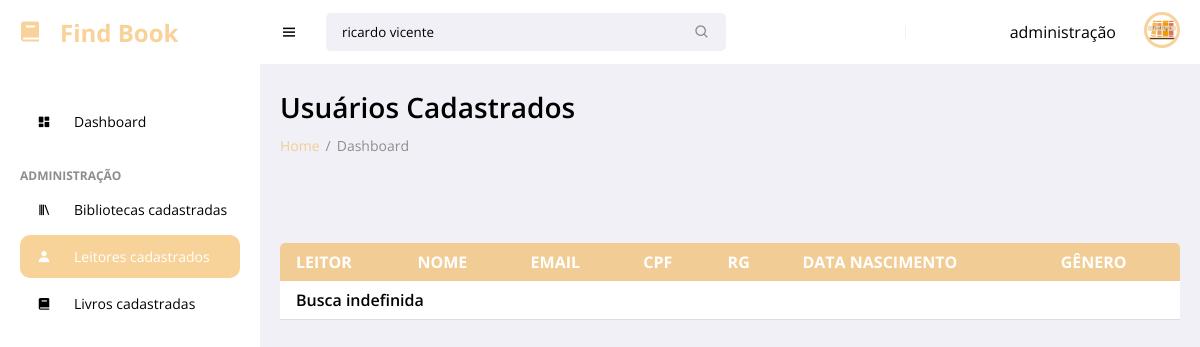
The page /login/area-restrita/view/admin/usuariosCadastrados.php?pesquisa=ricardo vicente (signed in) on the database as committed earlier.
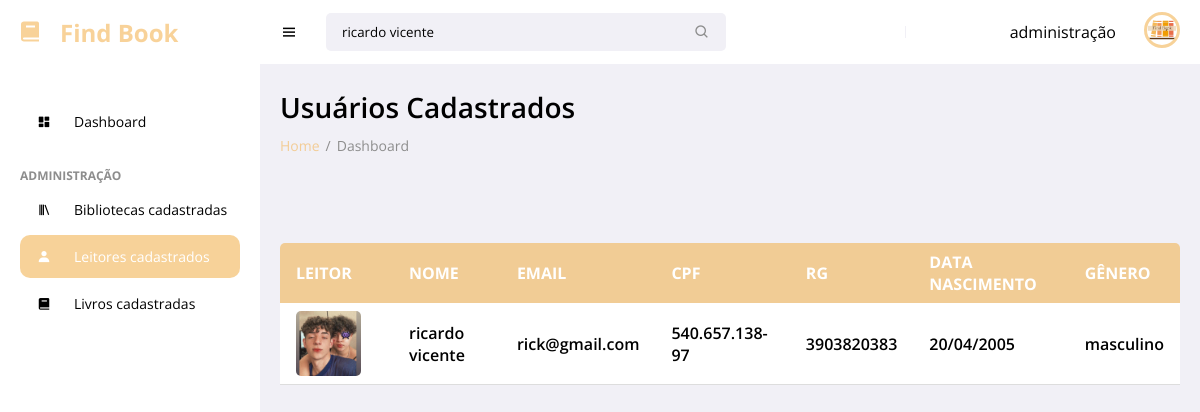
The same page on the database as committed later.
### tables this page shows
CREATE TABLE `tbleitor` (
  `idLeitor` int(11) NOT NULL,
  `fotoLeitor` varchar(120) DEFAULT NULL,
  `nomeLeitor` varchar(60) NOT NULL,
  `emailLeitor` varchar(120) NOT NULL,
  `cpfLeitor` char(14) NOT NULL,
  `rgLeitor` char(12) NOT NULL,
  `dtNascLeitor` date NOT NULL,
  `generoLeitor` varchar(9) NOT NULL,
  `loginLeitor` varchar(25) NOT NULL,
  `senhaLeitor` varchar(20) NOT NULL
);

### login/area-restrita/view/admin/usuariosCadastrados.php (the view, shortened to what this page needs)
<?php
try {
	$Leitor = new Leitor();
	$listaLeitor = $Leitor->listar();
} catch (Exception $e) {
	echo $e->getMessage();
}
?>
<!DOCTYPE html>
<html lang="en">
<head>
	<link href='https://unpkg.com/boxicons@2.0.9/css/boxicons.min.css' rel='stylesheet'>
	<link rel="stylesheet" href="css/usuariosCadastrados.css">
</head>
<body>
	<section id="sidebar">
		<a href="#" class="brand"><i class='bx bxs-book icon'></i> Find Book</a>
		<ul class="side-menu">
			<li><a href="index.php" ><i class='bx bxs-dashboard icon' ></i> Dashboard</a></li>
			<li class="divider" data-text="Administração">Main</li>
			<li><a href="bibliotecasCadastradas.php" ><i class='bx bx-library icon' ></i> Bibliotecas cadastradas</a></li>
			<li><a href="usuariosCadastrados.php" class="active"><i class='bx bxs-user icon' ></i> Leitores cadastrados</a></li>
			<li><a href="livrosCadastrados.php"><i class='bx bxs-book icon' ></i> Livros cadastradas</a></li>
		</ul>
	</section>
	<section id="content">
		<nav>
			<i class='bx bx-menu toggle-sidebar' ></i>
			<form action="#">
				<div class="form-group">
					<input type="text" name="pesquisa" <?php if(isset($_GET['pesquisa'])){ echo ('value="'.$_GET['pesquisa'].'"'); }?> placeholder="pesquisar...">
					<i class='bx bx-search icon' ></i>
				</div>
			</form>
			<p>administração</p>
			<div class="profile">
			<img src="../../img/logopjt.png" alt="">
			</div>
		</nav>
		<main>
			<h1 class="title">Usuários Cadastrados</h1>
			<ul class="breadcrumbs">
				<li><a href="#">Home</a></li>
				<li class="divider">/</li>
				<li><a href="#" class="active">Dashboard</a></li>
			</ul>
			 <br><br><br>
			<br>
			  <div class="container">
                <div class="table-wrapper">
                    <table>
                        <thead>
                            <tr>
                                <th>Leitor</th>
                                <th>Nome</th>
                                <th>Email</th>
                                <th>CPF</th>
                                <th>RG</th>
                                <th>Data nascimento</th>
								<th>Gênero</th>
                            </tr>
                        </thead>
                        <tbody>
							<?php if(!isset($_GET['pesquisa'])){foreach ($listaLeitor as $linhas) {  ?>
									<tr>
										<td>
											<div class="user">
											<img class="user-image" src="<?php if(!empty($linhas['fotoLeitor'])){ echo "../../../../".$linhas['fotoLeitor']; }else{ echo("https://jamesrmoro.me/wp-content/uploads/2021/02/profile.png");}?>"" alt="">
											<div class="user-info">
										</td>
										<td><?php echo $linhas['nomeLeitor'] ?></td>
										<td><?php echo $linhas['emailLeitor'] ?></td>
										<td><?php echo $linhas['cpfLeitor'] ?></td>
										<td><?php echo $linhas['rgLeitor'] ?> </td>
										<td><?php echo $linhas['dtNascLeitor'] ?></td>
										<td><?php echo $linhas['generoLeitor'] ?></td>
									</tr>
								<?php }}else{
									$conexao = Conexao::conectar();
									$busca = '%'.addslashes($_GET['pesquisa']).'%';
									$stmt = $conexao->prepare("SELECT *, DATE_FORMAT(dtNascLeitor,'%d/%m/%Y') AS nasc FROM tbLeitor
																WHERE
																nomeLeitor like :busca
																or cpfLeitor like :busca
																or rgLeitor like :busca
																or dtNascLeitor like :busca
																order by idLeitor asc");
									$stmt->bindValue(':busca', $busca, PDO::PARAM_STR);
									$stmt->execute();
									if($stmt->rowCount() == 0){ ?>
										<tr>
											<td colspan="9">Busca indefinida</td>
										</tr>
								<?php	}else{
									$lista = $stmt->fetchAll(PDO::FETCH_ASSOC);
									foreach ($lista as $linhas) {  ?>
										<tr>
										<td>
											<div class="user">
											<img class="user-image" src="<?php if(!empty($linhas['fotoLeitor'])){ echo "../../../../".$linhas['fotoLeitor']; }else{ echo("https://jamesrmoro.me/wp-content/uploads/2021/02/profile.png");}?>"" alt="">
										</td>
										<td><?php echo $linhas['nomeLeitor'] ?></td>
										<td><?php echo $linhas['emailLeitor'] ?></td>
										<td><?php echo $linhas['cpfLeitor'] ?></td>
										<td><?php echo $linhas['rgLeitor'] ?> </td>
										<td><?php echo $linhas['nasc'] ?></td>
										<td><?php echo $linhas['generoLeitor'] ?></td>
									</tr>
									<?php }
									}
								} ?>
                        </tbody>
                    </table>
                </div>
            </div>
		</main>
	</section>
</body>
</html>

### login/area-restrita/view/admin/css/usuariosCadastrados.css (style rules this page uses)
* { font-family: 'Open Sans', sans-serif; margin: 0; padding: 0; box-sizing: border-box; }
:root { --grey: #F1F0F6; --dark-grey: #8D8D8D; --light: #fff; --dark: #000; --light-green: #E3FFCB; --light-blue: #D0E4FF; }
html { overflow-x: hidden; }
body { background: var(--grey); overflow-x: hidden; }
a { text-decoration: none; }
li { list-style: none; }
#sidebar { position: fixed; max-width: 260px; width: 100%; background: var(--light); top: 0; left: 0; height: 100%; overflow-y: auto; scrollbar-width: none; transition: all .3s ease; z-index: 200; }
#sidebar .brand { font-size: 24px; display: flex; align-items: center; height: 64px; font-weight: 700; color: #f3b75c9f; position: sticky; top: 0; left: 0; z-index: 100; background: var(--light); transition: all .3s ease; padding: 0 6px; }
#sidebar .icon { min-width: 48px; display: flex; justify-content: center; align-items: center; margin-right: 6px; }
#sidebar .side-menu { margin: 36px 0; padding: 0 20px; transition: all .3s ease; }
#sidebar .side-menu a { display: flex; align-items: center; font-size: 14px; color: var(--dark); padding: 12px 16px 12px 0; transition: all .3s ease; border-radius: 10px; margin: 4px 0; white-space: nowrap; }
#sidebar .side-menu > li > a.active, #sidebar .side-menu > li > a.active:hover { background: #f3b75c9f; color: var(--light); }
#sidebar .divider { margin-top: 24px; font-size: 12px; text-transform: uppercase; font-weight: 700; color: var(--dark-grey); transition: all .3s ease; white-space: nowrap; }
#content { position: relative; width: calc(100% - 260px); left: 260px; transition: all .3s ease; }
nav { background: var(--light); height: 64px; padding: 0 20px; display: flex; align-items: center; grid-gap: 28px; position: sticky; top: 0; left: 0; z-index: 100; }
nav .toggle-sidebar { font-size: 18px; cursor: pointer; }
nav form { max-width: 400px; width: 100%; margin-right: auto; }
nav .form-group { position: relative; }
nav .form-group input { width: 100%; background: var(--grey); border-radius: 5px; border: none; outline: none; padding: 10px 36px 10px 16px; transition: all .3s ease; }
nav .form-group .icon { position: absolute; top: 50%; transform: translateY(-50%); right: 16px; color: var(--dark-grey); }
nav .profile { position: relative; }
nav .profile img { width: 36px; height: 36px; border-radius: 50%; object-fit: cover; cursor: pointer; border: solid 3px #f3b75c9f; }
main { width: 100%; padding: 24px 20px 20px 20px; }
main .title { font-size: 28px; font-weight: 600; margin-bottom: 10px; }
main .breadcrumbs { display: flex; grid-gap: 6px; }
main .breadcrumbs li, main .breadcrumbs li a { font-size: 14px; }
main .breadcrumbs li a { color: #f3b75c9f; }
main .breadcrumbs li a.active, main .breadcrumbs li.divider { color: var(--dark-grey); pointer-events: none; }
.active { display: flex; }
.table-wrapper { height: 360px; overflow: auto; position: relative; border-radius: 5px; }
table { border-collapse: collapse; width: 100%; min-width: 800px; }
thead { background-color: #f3b75c9f; color: rgb(255, 255, 255); position: sticky; top: 0; }
td, th { padding: 8px 16px; text-align: left; }
th { text-transform: uppercase; }
td { font-weight: 600; background-color: #fff; border-bottom: 1px solid #ddd; }
.user { display: flex; align-items: center; }
.user-image { width: 65px; height: 65px; border-radius: 5px; object-fit: cover; margin-right: 16px; }

Rows that differ between the two databases and show on the page:
added tbleitor: fotoLeitor (picture), nomeLeitor "ricardo vicente", emailLeitor "rick@gmail.com", cpfLeitor "540.657.138-97", rgLeitor "3903820383", nasc "20/04/2005", generoLeitor "masculino"
Other text that changed with them:
text no longer shown: "Busca indefinida"
